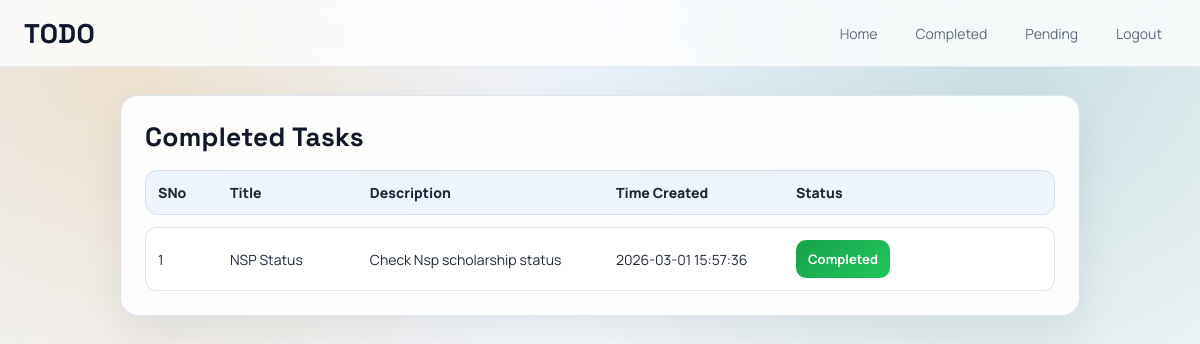
The app's page /done (signed in), older data.
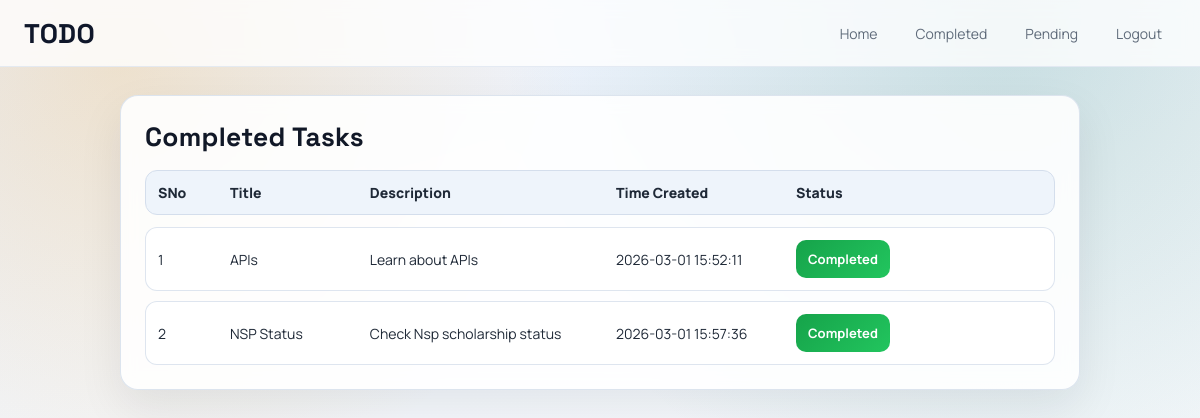
The same page, newer data.
### app.py (models this page shows, shortened)
class Task(db.Model):
    sno = db.Column(db.Integer, primary_key=True)
    title = db.Column(db.String(200), nullable=False)
    desc = db.Column(db.String(500), nullable=False)
    user_id = db.Column(db.Integer, db.ForeignKey("user.id"), nullable=False)
    completed = db.Column(db.Boolean, nullable=False, default=False)
    date_created = db.Column(db.DateTime, default=db.func.current_timestamp())

### app.py (the view)
@app.route("/done")
def done():
    if "user_id" not in session:
        return redirect("/login")
    done_tasks = Task.query.filter_by(user_id=session["user_id"], completed=True).all()
    return render_template("done.html", done_tasks=done_tasks)

### templates/done.html (shortened to what this page needs)
{% extends 'base.html' %}
{% block body %}
<section class="recent_tasks">
    <h2>Completed Tasks</h2>
    <div class="task_table">
        <div class="task_row task_header">
            <div class="task_cell">SNo</div>
            <div class="task_cell">Title</div>
            <div class="task_cell">Description</div>
            <div class="task_cell">Time Created</div>
            <div class="task_cell">Status</div>
        </div>
        <ul class="task_list">
            {% if done_tasks %}
            {% for task in done_tasks %}
            <li class="task_row">
                <div class="task_cell">{{ loop.index }}</div>
                <div class="task_cell">{{ task.title }}</div>
                <div class="task_cell">{{ task.desc }}</div>
                <div class="task_cell">{{ task.date_created }}</div>
                <div class="task_cell">
                    <span class="btn btn_done">Completed</span>
                </div>
            </li>
            {% endfor %}
            {% else %}
            <li class="task_row task_empty">
                <div class="task_cell" aria-live="polite">No completed tasks yet.</div>
            </li>
            {% endif %}
        </ul>
    </div>
</section>
{% endblock body %}

Row changes from the older to the newer data that the page shows:
now on this page (row edited): Task: title "APIs", desc "Learn about APIs", date_created "2026-03-01 15:52:11"
